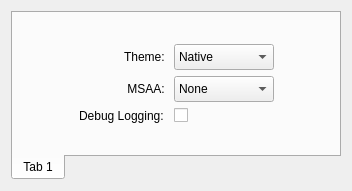
<?xml version="1.0" encoding="UTF-8"?>
<ui version="4.0">
 <class>GeneralSettingsFrame</class>
 <widget class="QWidget" name="GeneralSettingsFrame">
  <property name="geometry">
   <rect>
    <x>0</x>
    <y>0</y>
    <width>352</width>
    <height>191</height>
   </rect>
  </property>
  <property name="windowTitle">
   <string>Form</string>
  </property>
  <layout class="QGridLayout" name="gridLayout">
   <item row="0" column="0">
    <widget class="tabPanel" name="tabWidget">
     <property name="tabPosition">
      <enum>QTabWidget::South</enum>
     </property>
     <property name="currentIndex">
      <number>0</number>
     </property>
     <widget class="QWidget" name="tab">
      <attribute name="title">
       <string>Tab 1</string>
      </attribute>
      <layout class="QGridLayout" name="gridLayout_2">
       <item row="3" column="1">
        <widget class="QLabel" name="lblLogging">
         <property name="text">
          <string>Debug Logging: </string>
         </property>
        </widget>
       </item>
       <item row="3" column="2">
        <widget class="QCheckBox" name="chkLogging">
         <property name="text">
          <string/>
         </property>
        </widget>
       </item>
       <item row="1" column="0">
        <spacer name="horizontalSpacer_4">
         <property name="orientation">
          <enum>Qt::Horizontal</enum>
         </property>
         <property name="sizeHint" stdset="0">
          <size>
           <width>10</width>
           <height>20</height>
          </size>
         </property>
        </spacer>
       </item>
       <item row="1" column="2">
        <widget class="QComboBox" name="cmbTheme">
         <property name="minimumSize">
          <size>
           <width>100</width>
           <height>26</height>
          </size>
         </property>
         <item>
          <property name="text">
           <string>Native</string>
          </property>
         </item>
         <item>
          <property name="text">
           <string>Dark</string>
          </property>
         </item>
         <item>
          <property name="text">
           <string>Light</string>
          </property>
         </item>
        </widget>
       </item>
       <item row="1" column="3">
        <spacer name="horizontalSpacer_3">
         <property name="orientation">
          <enum>Qt::Horizontal</enum>
         </property>
         <property name="sizeHint" stdset="0">
          <size>
           <width>10</width>
           <height>20</height>
          </size>
         </property>
        </spacer>
       </item>
       <item row="4" column="2">
        <spacer name="verticalSpacer_2">
         <property name="orientation">
          <enum>Qt::Vertical</enum>
         </property>
         <property name="sizeHint" stdset="0">
          <size>
           <width>20</width>
           <height>0</height>
          </size>
         </property>
        </spacer>
       </item>
       <item row="1" column="1">
        <widget class="QLabel" name="lblTheme">
         <property name="sizePolicy">
          <sizepolicy hsizetype="Preferred" vsizetype="Preferred">
           <horstretch>0</horstretch>
           <verstretch>0</verstretch>
          </sizepolicy>
         </property>
         <property name="text">
          <string>Theme: </string>
         </property>
         <property name="alignment">
          <set>Qt::AlignRight|Qt::AlignTrailing|Qt::AlignVCenter</set>
         </property>
        </widget>
       </item>
       <item row="0" column="2">
        <spacer name="verticalSpacer">
         <property name="orientation">
          <enum>Qt::Vertical</enum>
         </property>
         <property name="sizeHint" stdset="0">
          <size>
           <width>20</width>
           <height>0</height>
          </size>
         </property>
        </spacer>
       </item>
       <item row="2" column="1">
        <widget class="QLabel" name="lblMultisampling">
         <property name="sizePolicy">
          <sizepolicy hsizetype="Preferred" vsizetype="Preferred">
           <horstretch>0</horstretch>
           <verstretch>0</verstretch>
          </sizepolicy>
         </property>
         <property name="text">
          <string>MSAA: </string>
         </property>
         <property name="alignment">
          <set>Qt::AlignRight|Qt::AlignTrailing|Qt::AlignVCenter</set>
         </property>
        </widget>
       </item>
       <item row="2" column="2">
        <widget class="QComboBox" name="cmbMultisampling">
         <property name="minimumSize">
          <size>
           <width>100</width>
           <height>26</height>
          </size>
         </property>
         <property name="currentIndex">
          <number>0</number>
         </property>
         <item>
          <property name="text">
           <string>None</string>
          </property>
         </item>
         <item>
          <property name="text">
           <string>2</string>
          </property>
         </item>
         <item>
          <property name="text">
           <string>4</string>
          </property>
         </item>
         <item>
          <property name="text">
           <string>8</string>
          </property>
         </item>
        </widget>
       </item>
      </layout>
     </widget>
    </widget>
   </item>
  </layout>
 </widget>
 <customwidgets>
  <customwidget>
   <class>tabPanel</class>
   <extends>QTabWidget</extends>
   <header>controls/tabpanel.h</header>
   <container>1</container>
  </customwidget>
 </customwidgets>
 <tabstops>
  <tabstop>tabWidget</tabstop>
 </tabstops>
 <resources/>
 <connections/>
</ui>
